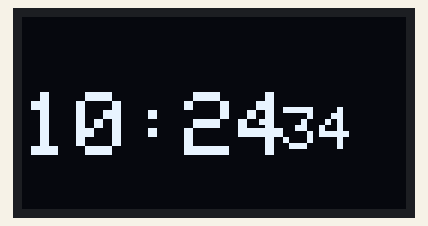
The sketch below on a simulated ESP32. Shown: 128×64 one-colour display. WiFi joins after 1.5 s; servers stay silent unless stated; the local clock reads 2024-03-15 10:24:30 at power-on unless the sketch sets it; what the sketch prints to the serial monitor is not drawn.

Above: at 4.1 s.
At 8.2 s:
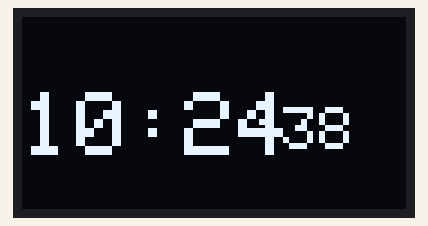
At 12.3 s:
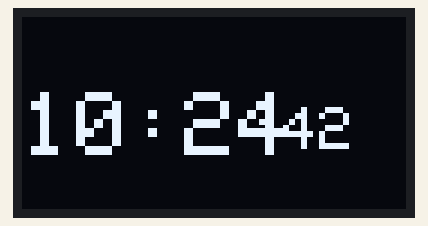
At 21.5 s:
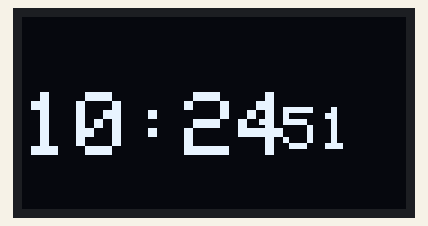
At 29.8 s:
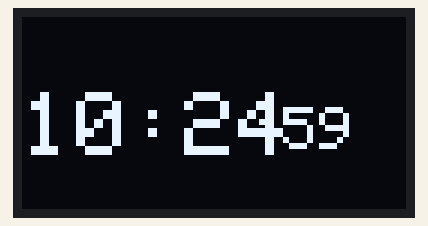
At 39.0 s:
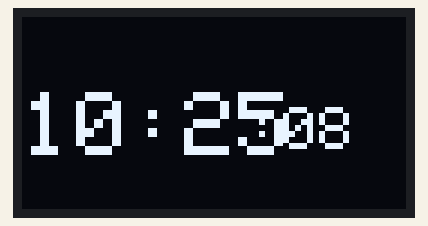

Measured:
- what the display in image 0 shows lasts 1.0 s, from 4.1 s to 5.1 s

The sketch:

Sync_time_with_WiFi.ino
```cpp
#include <WiFi.h>
#include <time.h>
#include <SPI.h>
#include <Wire.h>
#include <Adafruit_GFX.h>
#include <Adafruit_SSD1306.h>

Adafruit_SSD1306 display = Adafruit_SSD1306(128, 64, &Wire, -1);

const char* ssid = "Qamar Abbas Shah";
const char* password = "Alishah786";

int GMTOffset = 18000;  //Replace with your GMT Offset in seconds
int daylightOffset = 0;  // Replace with your daylight savings offset in seconds

void setup() {
Serial.begin(115200);

if(!display.begin(SSD1306_SWITCHCAPVCC, 0x3C)) {
  Serial.println(F("SSD1306 allocation failed"));
  for(;;);
}
  delay(2000);
display.clearDisplay();
display.setTextSize(1);
display.setCursor(0,0);
display.setTextColor(WHITE);

WiFi.begin(ssid, password);
  Serial.print("Connecting...");
  while (WiFi.status() != WL_CONNECTED) {
    delay(1000);
    Serial.print(".");
  }

  Serial.println("");
  Serial.println("Connected to Wi-Fi!");

configTime(GMTOffset, daylightOffset, "pool.ntp.org","time.nist.gov");
}


void loop() {
time_t rawtime = time(nullptr);
struct tm* timeinfo = localtime(&rawtime);

Serial.print("Time: ");
Serial.print(timeinfo->tm_hour);
Serial.print(":");
Serial.print(timeinfo->tm_min);
Serial.print(":");
Serial.println(timeinfo->tm_sec);

display.clearDisplay();
display.setTextSize(3);
display.setTextColor(WHITE);
display.setCursor(0,25);
if( timeinfo->tm_hour <10)
display.print("0");
display.print(timeinfo->tm_hour);
display.print(":");

if( timeinfo->tm_min <10)
display.print("0");
display.print(timeinfo->tm_min);

display.setTextSize(2);
display.setCursor(75,30);
display.print(":");
if( timeinfo->tm_sec <10)
display.print("0");
display.print(timeinfo->tm_sec);
display.display();

delay(1000);

}
```
